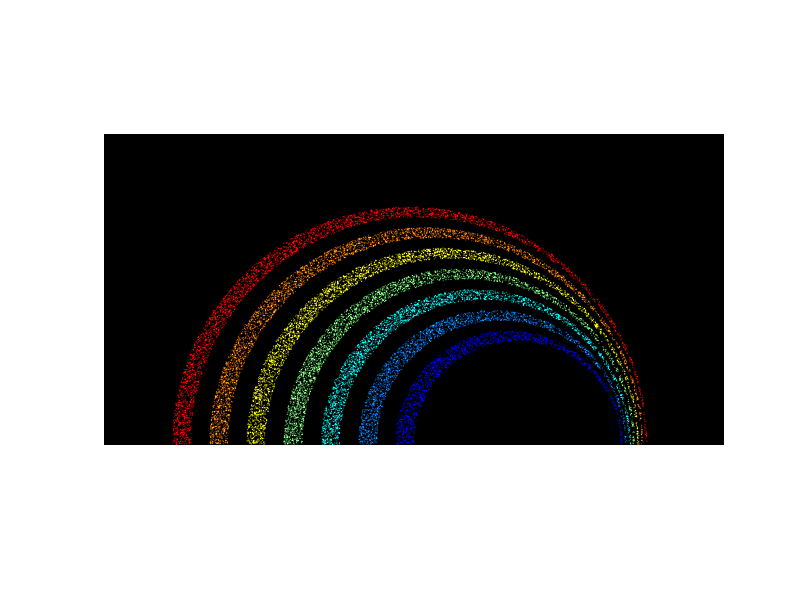

Write MATLAB code to recreate this figure. (Note: this script raises an error after producing the figure.)
clear
clc
clf

N=100000;

sect=7;
r0=1;
d=0.1;
shift=0.08;
center=3+4*1i;

NA=3*rand(N,1)+6*1i*rand(N,1);

NA(real(NA)<0)=[];
NA(real(NA)>3)=[];
NA(imag(NA)<0)=[];
NA(imag(NA)>6)=[];

NA(abs(NA)<0.2)=0;

NA2=[];
for n=1:sect
    l1=abs(NA-center+(2*n-2)*shift*1i)>=r0+d*(n*2-2);
    l2=abs(NA-center+(2*n-1)*shift*1i)<=r0+d*(n*2-1);
    l=logical(l1.*l2);
    NA2=[NA2;[real(NA(l)),imag(NA(l)),ones(sum(l),1)*n]];
end

scatter(NA2(:,1),NA2(:,2),1,sect+1-NA2(:,3),'filled')
colormap(jet)
axis equal
axis([0 3 0 6])
%%
NA2=NA2(randperm(size(NA2,1)),:);
save('NA_c.txt','NA2','-ascii')
%%
%draw
clf
clc

NA=load('NA_c.txt');
d=0.002;
shift=0;
color=jet(7);

out=zeros((3+shift)/d+1,(6+shift)/d+1,3);

for k=1:3
    for n=1:7
        NS=NA(NA(:,3)==n,:);
        out(:,:,k)=out(:,:,k)...
            +color(n,k)*hist3([NS(:,1)+shift,NS(:,2)+shift],{0:d:3+shift 0:d:6+shift});
    end
end

imshow(out)

%%
out2=zeros((3+shift)/d+1,(6+shift)/d+1,3);
gs=11;
g=fspecial('gaussian', gs, 2);

for k=1:3
    out2(:,:,k)=conv2(out(:,:,k),g,'same');
end

% out2=out2([1:600],[1:1200],:);
imshow(out2/max(out2(:))*3)
%%
imwrite(out2/max(out2(:))*2,'Img_2.tif')
%%
addpath ('E:\Matlab_code\SPLM_code'); 
clear

na=load('na.dat');
bs=load('spe.dat');
%%

bs(isnan(bs))=0;
s=sum(bs,2);
s=s/100*3/0.95;

%Flitering based on spectral intensity
a1=s>=400;
a2=s<=10000;
% a3=sum(bs(:,1:10),2)<=30;
% a4=sum(bs(:,end-30:end),2)<=500;
% a=logical(a1.*a2.*a3.*a4);
a=logical(a1.*a2);
s=s(a);
spe=bs(a,:);
no=na(a,1:2); % coordinate

wl=[525:1:700];
c=[];
for n=1:size(spe,1)
    c(n)=sum(wl.*(spe(n,:).^1))/sum(spe(n,:).^1);
end

%%
a1=c>710-30;
a2=c<710+30;
a=logical(a1.*a2);
c2=c(a);
no2=no(a,:);
c2=c2-660;
c2=round(((c2+20.5)));

cr = [];
cmap = jet (101);
% cmap = cmap ([10:20],:);
for n = 1:size (c2,2)
    rgb = cmap (c2(n),:);
    cr = [cr;rgb];
end

scatter (no2(:,1),no2(:,2),1,cr);
%%
temp = zeros (30,30,3);
temp (2,2) = 1;
m = 100;
temp (:,:,1) = cmap (m,1);
temp (:,:,2) = cmap (m,2);
temp (:,:,3) = cmap (m,3);
imshow (temp)

%%

x = round (no2 (:,1)*10);
y = round (no2 (:,2)*10);
%%
out =  zeros (3500,3500,3);
out2 = out;
% x = round (x/100);
% y = round (y/100);
for n = 1:length (no2)
    for k=1:3
    out (x(n),y(n),k)=cr (n,k);
    end
end

gs=50;
g=fspecial('gaussian', gs, 5);

% out2=zeros (2e3,2e2,3);

for k=1:3
    out2(:,:,k)=conv2(out(:,:,k),g,'same');
end
rgb1=uint8 (out2);
%%
image = imshow (out2*100);
%%
imwrite(out2*2,'Spatial_Tub+TOM20_10minbleach022_mito2.tif')

%%
NA=[no2,c2'];
color=jet(100);


d=0.002;
cbin = 100;
  
% color=color([1:90]+10,:);

out=zeros(40000+1,20000+1,3);

for k=1:3
    for n=1:cbin
        NS=NA(NA(:,3)==n,:);
        out(:,:,k)=out(:,:,k)...
            +color(n,k)*hist3([NS(:,1),NS(:,2)],{0:10:400000,0:10:200000});
    end
end
%%
imshow(out)
%%
out2=zeros(4e3+1,2e3+1,3);

gs=8;
g=fspecial('gaussian', gs, 5);

for k=1:3
    out2(:,:,k)=conv2(out(:,:,k),g,'same');
end

% out2=out2([1:600],[1:1200],:);
imshow(out2/max(out2(:))*3)
%%
imwrite(out2/max(out2(:))*2,'clathrino-3.tif')

%%
imagesc([1:1:1000])
colormap(jet(100))

